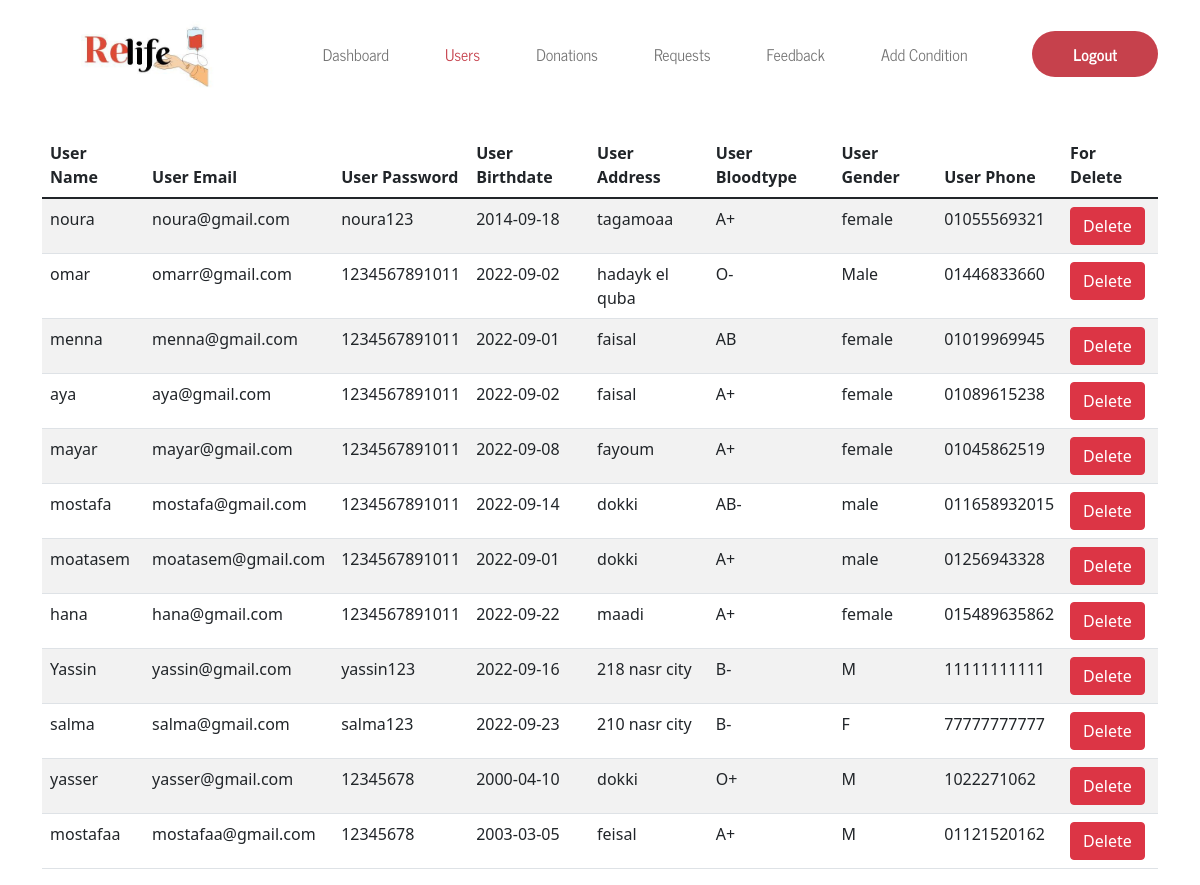
The app's page /admin/Users.php with its own data.
### tables this page shows
CREATE TABLE `user` (
  `user_id` int(11) NOT NULL,
  `user_name` varchar(255) NOT NULL,
  `user_email` varchar(255) NOT NULL,
  `user_pass` varchar(255) NOT NULL,
  `user_birthdate` date NOT NULL,
  `user_address` varchar(255) NOT NULL,
  `bloodtype` varchar(255) NOT NULL,
  `user_gender` varchar(255) NOT NULL,
  `user_phone` varchar(255) NOT NULL
);

### admin/Users.php (the view, shortened to what this page needs)
<?php
include "../shared/connection.php";
$select= "SELECT * FROM `user`";
$run_select= mysqli_query ($connect,$select);
?>
<!DOCTYPE html>
<html>
<head>
    <link rel="stylesheet" href="./Assets/Button.css ">
    <link rel="stylesheet" href="./Assets/all.min.css">
    <link href="https://cdn.jsdelivr.net/npm/bootstrap@5.1.3/dist/css/bootstrap.min.css" rel="stylesheet"
>
</head>
<body>
    <div class="Header">
        <nav class="navbar navbar-expand-lg navbar-light py-3">
            <div class="container">
                <a class="navbar-brand" href="#">
                    <img src="./Assets/Images/photo1661089274 (1).jpeg" alt="" class="Logo">
                </a>
                <div class="collapse navbar-collapse" id="navbarSupportedContent">
                    <ul class="navbar-nav mx-auto mb-2 mb-lg-0">
                        <li class="nav-item">
                            <a class="nav-link" href="dashboard.php">Dashboard</a>
                        </li>
                        <li class="nav-item">
                            <a class="nav-link active" href="Users.php" style="color: #c6414c;">Users</a>
                        </li>
                        <li class="nav-item">
                            <a class="nav-link" href="Donations.php">Donations</a>
                        </li>
                        <li class="nav-item">
                            <a class="nav-link" href="Requests.php">Requests</a>
                        </li>
                        <li class="nav-item">
                            <a class="nav-link" href="Feedback.php">Feedback</a>
                        </li>
                        <li class="nav-item">
                            <a class="nav-link" href="addcondition.php">Add Condition</a>
                        </li>
                    </ul>
                    <form  method="POST">
                        <button class="btn btn-lg login-link" type="submit" name="logout" >Logout</button>
                    </form>
                </div>
            </div>
        </nav>
    </div>
    <div class="container mt-4">
        <div class="row w-100 gx-0">
            <div class="col-lg-12">
                <table class="table table-$red-300 table-striped">
                <thead>
            <tr>
                <th>User Name</th>
                <th>User Email</th>
                <th>User Password</th>
                <th>User Birthdate</th>
                <th>User Address</th>
                <th>User Bloodtype</th>
                <th>User Gender</th>
                <th>User Phone</th>
                <th>For Delete </th>
</tr>
<tbody>
    <?php foreach($run_select as $record){?>
        <tr>
    <td><?php echo $record['user_name'];?></td>
    <td><?php echo $record['user_email'];?></td>
    <td><?php echo $record ['user_pass'];?></td>
    <td><?php echo $record ['user_birthdate'];?></td>
    <td><?php echo $record ['user_address'];?></td>
    <td><?php echo $record ['bloodtype'];?></td>
    <td><?php echo $record ['user_gender'];?></td>
    <td><?php echo $record ['user_phone'];?></td>
    <td> <a class="btn btn-danger " href="./Users.php?delete=<?php echo $record['user_id'];?>">Delete</a></td>
   <?php } ?>
                    </tbody>
                </table>
            </div>
        </div>
    </div>
</body>
</html>

### admin/Assets/Button.css (style rules this page uses)
.Logo { width: 200px; }
.nav-item { padding: 0px 20px; }
.nav-link { font-family: "NewsCycle-Regular"; }
.login-link { background-color: #c6414c !important; color: white !important; border-radius: 50px !important; width: auto; padding: 10px 40px !important; font-size: 16px !important; display: flex; justify-content: center; align-items: center; text-decoration: none; font-family: "NewsCycle-Bold"; }

### records on screen
user: user_name "noura", user_email "noura@gmail.com", user_pass "noura123", user_birthdate "2014-09-18", user_address "tagamoaa", bloodtype "A+", user_gender "female", user_phone "01055569321"
user: user_name "omar", user_email "omarr@gmail.com", user_pass "1234567891011", user_birthdate "2022-09-02", user_address "hadayk el quba", bloodtype "O-", user_gender "Male", user_phone "01446833660"
user: user_name "menna", user_email "menna@gmail.com", user_pass "1234567891011", user_birthdate "2022-09-01", user_address "faisal", bloodtype "AB", user_gender "female", user_phone "01019969945"
user: user_name "aya", user_email "aya@gmail.com", user_pass "1234567891011", user_birthdate "2022-09-02", user_address "faisal", bloodtype "A+", user_gender "female", user_phone "01089615238"
user: user_name "mayar", user_email "mayar@gmail.com", user_pass "1234567891011", user_birthdate "2022-09-08", user_address "fayoum", bloodtype "A+", user_gender "female", user_phone "01045862519"
user: user_name "mostafa", user_email "mostafa@gmail.com", user_pass "1234567891011", user_birthdate "2022-09-14", user_address "dokki", bloodtype "AB-", user_gender "male", user_phone "011658932015"
user: user_name "moatasem", user_email "moatasem@gmail.com", user_pass "1234567891011", user_birthdate "2022-09-01", user_address "dokki", bloodtype "A+", user_gender "male", user_phone "01256943328"
user: user_name "hana", user_email "hana@gmail.com", user_pass "1234567891011", user_birthdate "2022-09-22", user_address "maadi", bloodtype "A+", user_gender "female", user_phone "015489635862"
user: user_name "Yassin", user_email "yassin@gmail.com", user_pass "yassin123", user_birthdate "2022-09-16", user_address "218 nasr city", bloodtype "B-", user_gender "M", user_phone "11111111111"
user: user_name "salma", user_email "salma@gmail.com", user_pass "salma123", user_birthdate "2022-09-23", user_address "210 nasr city", bloodtype "B-", user_gender "F", user_phone "77777777777"
user: user_name "yasser", user_email "yasser@gmail.com", user_pass "12345678", user_birthdate "2000-04-10", user_address "dokki", bloodtype "O+", user_gender "M", user_phone "1022271062"
user: user_name "mostafaa", user_email "mostafaa@gmail.com", user_pass "12345678", user_birthdate "2003-03-05", user_address "feisal", bloodtype "A+", user_gender "M", user_phone "01121520162"
